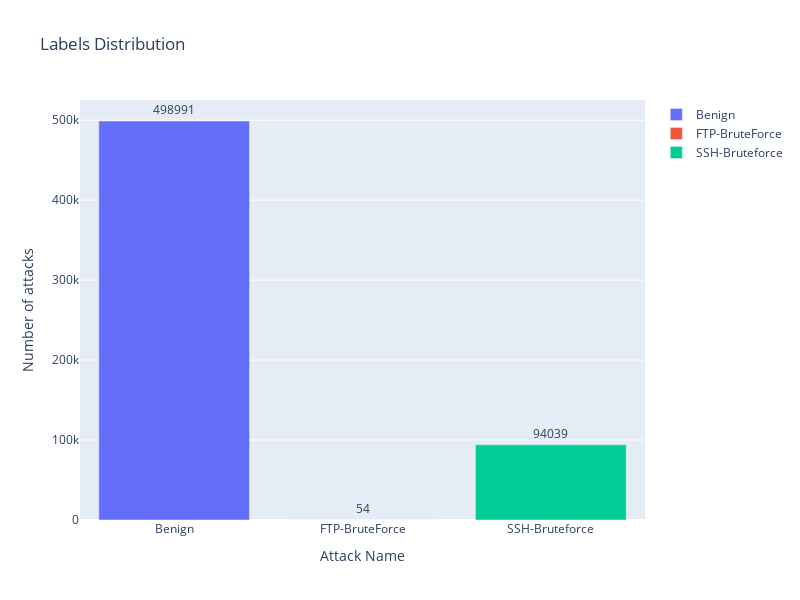

Notebook code for this chart:
### Code cell
showAttackDistribution(withoutDuplicates[LABEL])

### Figure 1 — Plotly figure (JSON) as saved in the notebook; plotly's stock layout.template omitted (floating-point values rounded to 4 significant figures)
{"data": [{"name": "Benign", "orientation": "v", "text": "498991", "textposition": "outside", "type": "bar", "x": ["Benign"], "y": [498991]}, {"name": "FTP-BruteForce", "orientation": "v", "text": "54", "textposition": "outside", "type": "bar", "x": ["FTP-BruteForce"], "y": [54]}, {"name": "SSH-Bruteforce", "orientation": "v", "text": "94039", "textposition": "outside", "type": "bar", "x": ["SSH-Bruteforce"], "y": [94039]}], "layout": {"height": 600, "title": {"text": "Labels Distribution"}, "width": 800, "xaxis": {"title": {"text": "Attack Name"}}, "yaxis": {"title": {"text": "Number of attacks"}}}}
